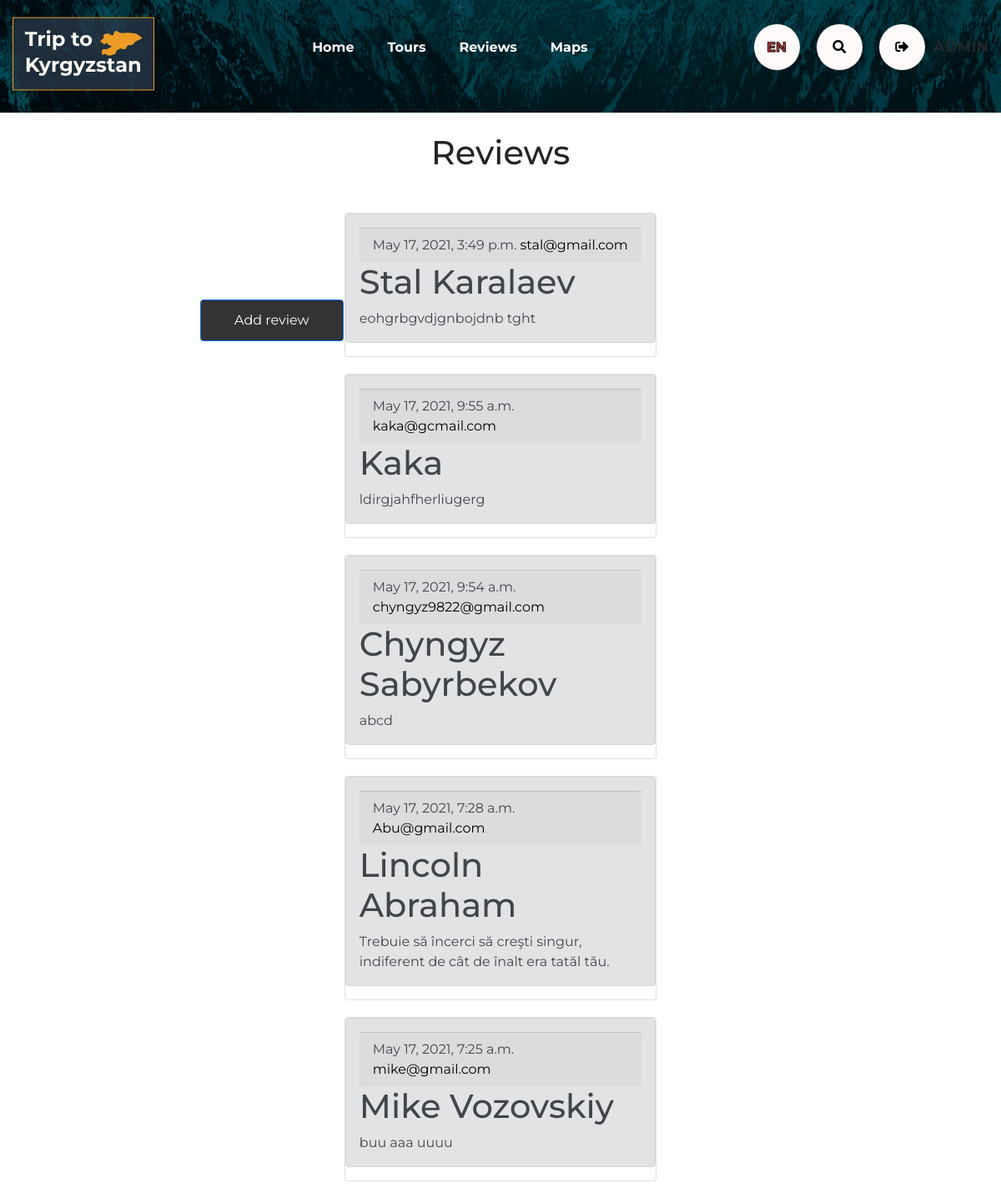
Screenshot of /reviews/ (signed in) with the database file from the repository.
### blog/models.py (models this page shows, shortened)
class Review(models.Model):
    full_name = models.CharField(max_length=20)
    email = models.EmailField(max_length=30)
    text = models.CharField(max_length=250)
    date_pub = models.DateTimeField(auto_now_add=True, null=True, blank=True)
    class Meta:
        ordering = ['-date_pub']

### blog/views.py (the view)
# urls.py: path('reviews/', views.reviews_list, name='reviews_list'),
def reviews_list(request):
    posts = Review.objects.all()
    return render(request, 'blog/review_list.html', {'posts': posts})

### blog/templates/blog/review_list.html (shortened to what this page needs)
{% load static %}
<!DOCTYPE html>
<html lang="en">
<head>
    {% include 'blog/includes/links.html' %}
</head>
<body>
{% include 'blog/includes/header.html' %}
<img class="header-img" src="{% static 'blog/img/header/1.jpg' %}" alt="1"/><br>
<div class="features container">
    <h1 class="mb-5" align="center">Reviews</h1>
    {% for post in posts %}
    <div class="card">
        <div class="alert alert-secondary">
            <div class="card-footer">
                {{ post.date_pub }}
                <a href="mailto:{{ post.email }}">{{ post.email }}</a>
            </div>
            <h1 class="card-title">{{ post.full_name }}</h1>
            <p class="card-text">{{ post.text }}</p>
        </div>
    </div>
    {% endfor %}
    <a href="{% url 'rev_create' %}" class="btn-add-review"><button type="button" class="btn btn-primary">Add review</button></a>
</div>
</body>
</html>

### blog/templates/blog/includes/header.html
<header>
    <div class="header">
        <div class="container">
            <nav class="header__nav">
                <div class="header__logo"><a href="/"> <img src="../static/blog/img/header/logo.svg" alt="logo"/></a>
                </div>
                <ul class="header__menu">
                    <li><a href="{% url 'home_page' %}">home</a></li>
                    <li><a href="{% url 'tours_list' %}">tours</a></li>
                    <li><a href="{% url 'reviews_list' %}">reviews</a></li>
                    <li><a href="#">maps</a></li>
                </ul>
                <ul class="header__use-link">
                    <li><a href="">EN</a></li>
                    <li><a href="{% url 'tours_list' %}" id="search"> <i class="fas fa-search"></i></a></li>
                    {% if request.user.is_authenticated %}
                    <li><a href="{% url 'logout_page' %}" id="auth"><i class="fas fa-sign-out-alt"></i></a></li>
                    <spam class="auth-user">{{request.user}}</spam>
                    {% else %}
                    <li><a href="{% url 'login_page' %}" id="auth"><i class="fas fa-user-alt"></i></a></li>
                    {% endif %}
                </ul>
            </nav>
        </div>
    </div>
</header>

### blog/static/blog/css/style.css (style rules this page uses)
* { padding:0;margin:0;box-sizing:border-box }
body { font-family:"Montserrat",sans-serif;font-weight:normal }
.container { max-width:1680px;width:100%;padding:0 15px;margin:0 auto }
a { text-decoration:none;color:#000 }
img { width:100%;max-width:100%;display:block }
.header-img { height:135px }
.btn { display:inline-flex;height:50px;padding:0 40px;align-items:center;justify-content:center;cursor:pointer;outline:none!important;transition:0.3s;background-color:#333;color:#fff }
header { position:relative }
header .header { position:absolute;top:0;width:100%;font-size:16px;font-weight:bold;z-index:10;padding:20px 0 }
header .header__nav,header .header ul { display:flex;align-items:center }
header .header ul { list-style:none }
header .header ul li { margin:0 10px }
header .header__nav { justify-content:space-between }
header .header__menu { text-transform:capitalize }
header .header__menu a { position:relative;padding:10px;color:#fff }
header .header__menu a:before { content:"";position:absolute;top:100%;left:0;width:0;height:3px;background-color:#dff019;transition:0.3s }
header .header__use-link a { display:block;width:55px;height:55px;line-height:55px;padding:0;border-radius:50%;text-align:center;background-color:#fffafa }
header .header__use-link li:first-child a { color:#e74343;-webkit-text-stroke:1px #000 }
.auth-user { font-size: 18px; text-transform: uppercase; }
.card { clear: both; width: 400; margin: 20px 34%; text-align: left; }
.btn-add-review { position: absolute; top: 25%; left: 20%; display: block; }

### rows the page displays
Review: date_pub "May 17, 2021, 3:49 p.m.", email "stal@gmail.com", full_name "Stal Karalaev", text "eohgrbgvdjgnbojdnb tght"
Review: date_pub "May 17, 2021, 9:55 a.m.", email "kaka@gcmail.com", full_name "Kaka", text "ldirgjahfherliugerg"
Review: date_pub "May 17, 2021, 9:54 a.m.", email "chyngyz9822@gmail.com", full_name "Chyngyz Sabyrbekov", text "abcd"
Review: date_pub "May 17, 2021, 7:28 a.m.", email "Abu@gmail.com", full_name "Lincoln Abraham", text "Trebuie să încerci să creşti singur, indiferent de cât de înalt era tatăl tău."
Review: date_pub "May 17, 2021, 7:25 a.m.", email "mike@gmail.com", full_name "Mike Vozovskiy", text "buu aaa uuuu"

### other values shown
{{ request.user }} "ADMIN"
